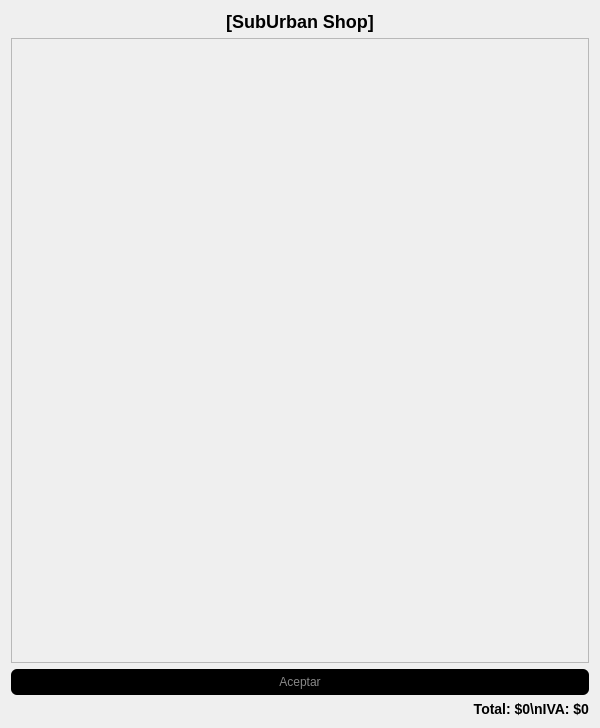
<?xml version="1.0" encoding="UTF-8"?>
<ui version="4.0">
 <class>TicketScreen</class>
 <widget class="QDialog" name="TicketScreen">
  <property name="geometry">
   <rect>
    <x>0</x>
    <y>0</y>
    <width>600</width>
    <height>728</height>
   </rect>
  </property>
  <property name="windowTitle">
   <string>Ticket</string>
  </property>
  <layout class="QVBoxLayout" name="verticalLayout">
   <item>
    <widget class="QLabel" name="ticketHeader">
     <property name="styleSheet">
      <string notr="true">font-weight: bold; font-size: 18px;</string>
     </property>
     <property name="text">
      <string>[SubUrban Shop]</string>
     </property>
     <property name="alignment">
      <set>Qt::AlignCenter</set>
     </property>
    </widget>
   </item>
   <item>
    <widget class="QScrollArea" name="scrollArea">
     <property name="widgetResizable">
      <bool>true</bool>
     </property>
     <widget class="QWidget" name="ticketContents">
      <property name="geometry">
       <rect>
        <x>0</x>
        <y>0</y>
        <width>580</width>
        <height>616</height>
       </rect>
      </property>
      <layout class="QVBoxLayout" name="ticketListWidget"/>
     </widget>
    </widget>
   </item>
   <item>
    <widget class="QPushButton" name="accept">
     <property name="styleSheet">
      <string notr="true">QPushButton {
    background-color: #000000;
    color: #888888;
    border: none;
    border-radius: 6px;
    padding: 6px 12px;
    font: 14pt &quot;Impact&quot;;
}
QPushButton:hover {
    color: #ffffff;
}
QPushButton:pressed {
    background-color: #111111;
}
QPushButton:disabled {
    background-color: #222222;
    color: #555555;
}</string>
     </property>
     <property name="text">
      <string>Aceptar</string>
     </property>
    </widget>
   </item>
   <item>
    <widget class="QLabel" name="ticketFooter">
     <property name="styleSheet">
      <string notr="true">font-weight: bold; font-size: 14px;</string>
     </property>
     <property name="text">
      <string>Total: $0\nIVA: $0</string>
     </property>
     <property name="alignment">
      <set>Qt::AlignRight</set>
     </property>
    </widget>
   </item>
  </layout>
 </widget>
 <resources/>
 <connections/>
</ui>
